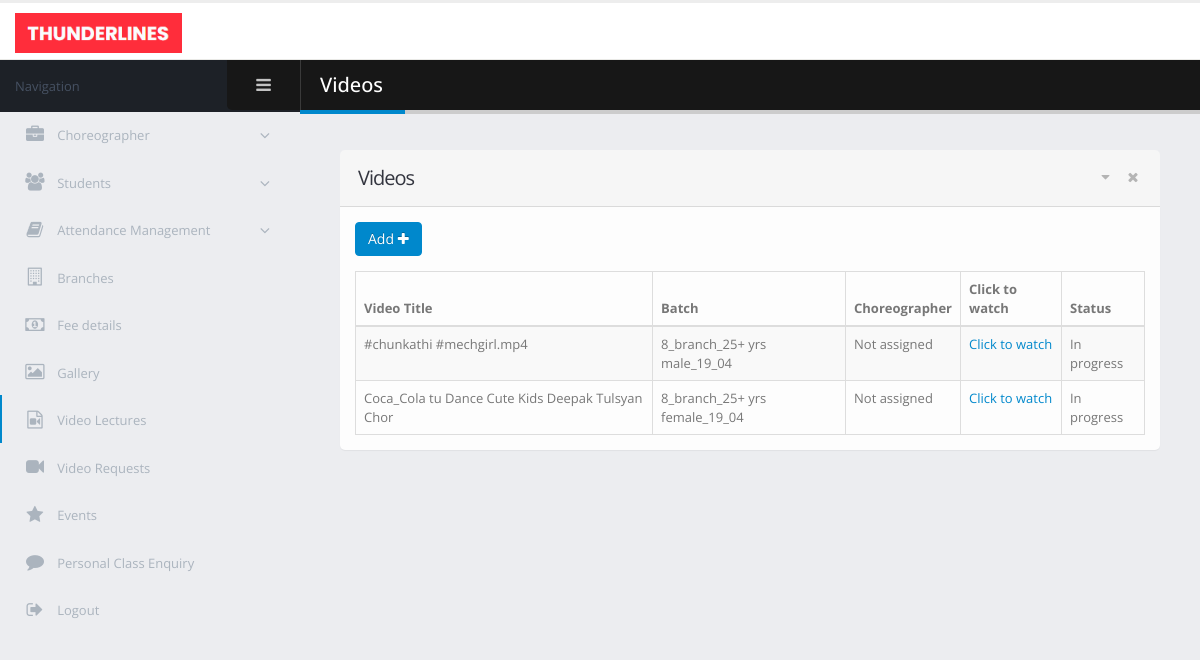
/admin/video_lectures.php, run on the app's committed database.
### tables this page shows
CREATE TABLE `video_class` (
  `video_id` int(11) NOT NULL,
  `video_title` varchar(50) NOT NULL,
  `video_location` text NOT NULL,
  `batch_id` int(11) NOT NULL,
  `video_status` int(11) NOT NULL
);

CREATE TABLE `batch` (
  `batch_id` int(11) NOT NULL,
  `batch_name` varchar(40) NOT NULL,
  `batch_age_grp` varchar(35) NOT NULL,
  `branch_id` int(11) NOT NULL,
  `choreographer_id` int(11) DEFAULT 0
);

### admin/video_lectures.php (the view, shortened to what this page needs)
<!doctype html>
<html class="fixed">
	<head>
		<link rel="stylesheet" href="assets/vendor/bootstrap/css/bootstrap.css" />
		<link rel="stylesheet" href="assets/vendor/font-awesome/css/font-awesome.css" />
		<link rel="stylesheet" href="assets/vendor/magnific-popup/magnific-popup.css" />
		<link rel="stylesheet" href="assets/vendor/bootstrap-datepicker/css/bootstrap-datepicker3.css" />
		<link rel="stylesheet" href="assets/vendor/jquery-ui/jquery-ui.css" />
		<link rel="stylesheet" href="assets/vendor/jquery-ui/jquery-ui.theme.css" />
		<link rel="stylesheet" href="assets/vendor/bootstrap-multiselect/bootstrap-multiselect.css" />
		<link rel="stylesheet" href="assets/vendor/morris.js/morris.css" />
		<link rel="stylesheet" href="assets/stylesheets/theme.css" />
		<link rel="stylesheet" href="assets/stylesheets/skins/default.css" />
		<link rel="stylesheet" href="assets/stylesheets/theme-custom.css">
	</head>
	<body>
		<section class="body">
			<header class="header">
				<div class="logo-container">
					<a href="homepage.php" class="logo">
						<img src="assets/images/new_logo.png" alt="Porto Admin" height="40"/>
					</a>
				</div>
			</header>
			<div class="inner-wrapper">
				<aside id="sidebar-left" class="sidebar-left">
				    <div class="sidebar-header">
				        <div class="sidebar-title">
				            Navigation
				        </div>
				        <div class="sidebar-toggle hidden-xs" data-toggle-class="sidebar-left-collapsed" data-target="html" data-fire-event="sidebar-left-toggle">
				            <i class="fa fa-bars" aria-label="Toggle sidebar"></i>
				        </div>
				    </div>
				    <div class="nano">
				        <div class="nano-content">
				            <nav id="menu" class="nav-main" role="navigation">
				                <ul class="nav nav-main ">
				                    <li class="nav-parent ">
				                        <a href="#">
				                            <i class="fa fa-briefcase" aria-hidden="true"></i>
				                            <span>Choreographer</span>
				                        </a>
				                    </li>
				                    <li class="nav-parent">
				                        <a href="#">
				                            <i class="fa fa-users" aria-hidden="true"></i>
				                            <span>Students</span>
				                        </a>
				                    </li>
				                    <li class="nav-parent">
				                        <a href="#">
				                            <i class="fa fa-book" aria-hidden="true"></i>
				                            <span>Attendance Management</span>
				                        </a>
				                    </li>
				                    <li>
				                        <a href="branches.php">
				                            <i class="fa fa-building-o" aria-hidden="true"></i>
				                            <span>Branches</span>
				                        </a>
				                    </li>
                                    <li>
                                        <a href="fees_details.php">
                                            <i class="fa fa-money" aria-hidden="true"></i>
                                            <span>Fee details</span>
                                        </a>
                                    </li>
                                    <li>
                                        <a href="gallery.php">
                                            <i class="fa fa-image" aria-hidden="true"></i>
                                            <span>Gallery</span>
                                        </a>
                                    </li>
                                    <li class="nav nav-active">
                                        <a href="video_lectures.php">
                                            <i class="fa fa-file-video-o" aria-hidden="true"></i>
                                            <span>Video Lectures</span>
                                        </a>
                                    </li>
                                    <li>
                                        <a href="video_requests.php">
                                            <i class="fa fa-video-camera" aria-hidden="true"></i>
                                            <span>Video Requests</span>
                                        </a>
                                    </li>
                                    <li>
                                        <a href="event_details.php">
                                            <i class="fa fa-star" aria-hidden="true"></i>
                                            <span>Events</span>
                                        </a>
                                    </li>
                                    <li>
                                        <a href="personal_class_requests.php">
                                            <i class="fa fa-comment" aria-hidden="true"></i>
                                            <span>Personal Class Enquiry</span>
                                        </a>
                                    </li>
				                    <li>
				                        <a href="../login.html">
				                            <i class="fa fa-sign-out" aria-hidden="true"></i>
				                            <span>Logout</span>
				                        </a>
				                    </li>
				                </ul>
				            </nav>
				        </div>
				    </div>
				</aside>
                <section role="main" class="content-body">
                    <header class="page-header">
                        <h2>Videos</h2>
                    </header>
                    <section class="panel">
                        <header class="panel-heading">
                            <div class="panel-actions">
                                <a href="#" class="panel-action panel-action-toggle" data-panel-toggle></a>
                                <a href="#" class="panel-action panel-action-dismiss" data-panel-dismiss></a>
                            </div>
                            <h2 class="panel-title">Videos</h2>
                        </header>
                        <div class="panel-body">
                            <div class="row">
                                <div class="col-sm-6">
                                    <div class="mb-md">
                                        <a href="video_add.php">
                                            <button id="addvideobtn" class="btn btn-primary">Add <i class="fa fa-plus"></i> </button>
                                        </a>
                                    </div>
                                </div>
                            </div>
                            <table class="table table-bordered table-striped mb-none" id="tester_table">
                                <thead>
                                <tr>
                                    <th>Video Title</th>
                                    <th>Batch</th>
				                    <th>Choreographer</th>
				                    <th>Click to watch</th>
				                    <th>Status</th>
                                </tr>
                                </thead>
                                <tbody>
                                <?php
                                $server_name = "localhost";
                                $user_name = "root";
                                $password = "";
                                $database = "dance-academy";
                                $conn = new mysqli($server_name, $user_name, $password, $database);
                                $video_sel = "select video_id, video_title, video_location, batch_id, video_status from video_class order by video_id desc ";
                                $res = $conn->query($video_sel);
                                while ($row = $res->fetch_array())
                                {
                                    echo "<tr>";
                                    echo "<td>$row[1]</td>";
                                    $batch_sel = "select batch_name,choreographer_id from batch where batch_id ='$row[3]'";
                                    $batch_res = mysqli_query($conn, $batch_sel);
                                    while ($row_batch = $batch_res->fetch_array())
                                    {
                                        echo "<td>$row_batch[0]</td>";
                                        if ($row_batch[1]==0)
                                        {
                                            echo "<td>Not assigned</td>";
                                        }
                                    }
                                    echo  "<td><a href='http://localhost/dance-academy/admin/$row[2]' target='_blank'>Click to watch</a></td>";
                                    if ($row[4]==0)
                                    {
                                        echo "<td>Completed</td>";
                                    }
                                    else if($row[4]==1)
                                    {
                                        echo "<td>In progress</td>";
                                    }
                                }
                                ?>
                                </tbody>
                            </table>
                        </div>
                    </section>
                </section>
			</div>
		</section>
	</body>
</html>

### admin/assets/stylesheets/skins/default.css (style rules this page uses)
a, .btn-link { color: #0088cc; }
body .btn-primary { color: #ffffff; text-shadow: 0 -1px 0 rgba(0, 0, 0, 0.25); background-color: #0088cc; border-color: #0088cc; }
.page-header h2 { border-bottom-color: #0088cc; }
ul.nav-main > li.nav-active > a { box-shadow: 2px 0 0 #0088cc inset; }

### data on the page
video_class: video_title "#chunkathi #mechgirl.mp4", video_status "In progress"
batch: batch_name "8_branch_25+ yrs male_19_04", shows "Not assigned"
video_class: video_title "Coca_Cola tu Dance Cute Kids Deepak Tulsyan Chor", video_status "In progress"
batch: batch_name "8_branch_25+ yrs female_19_04", shows "Not assigned"
